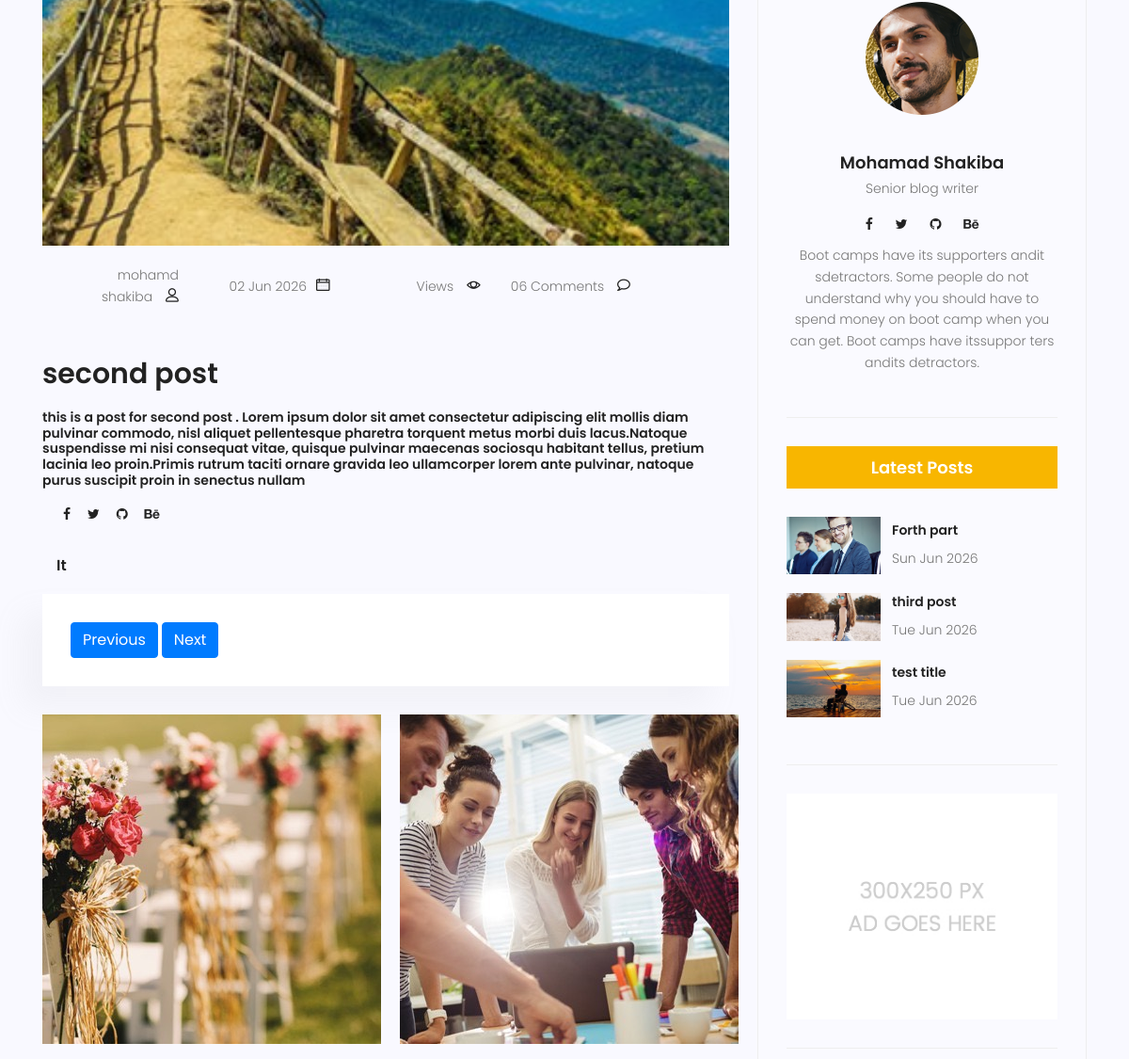
The page /blog/3/ (middle part) on the database as committed earlier.
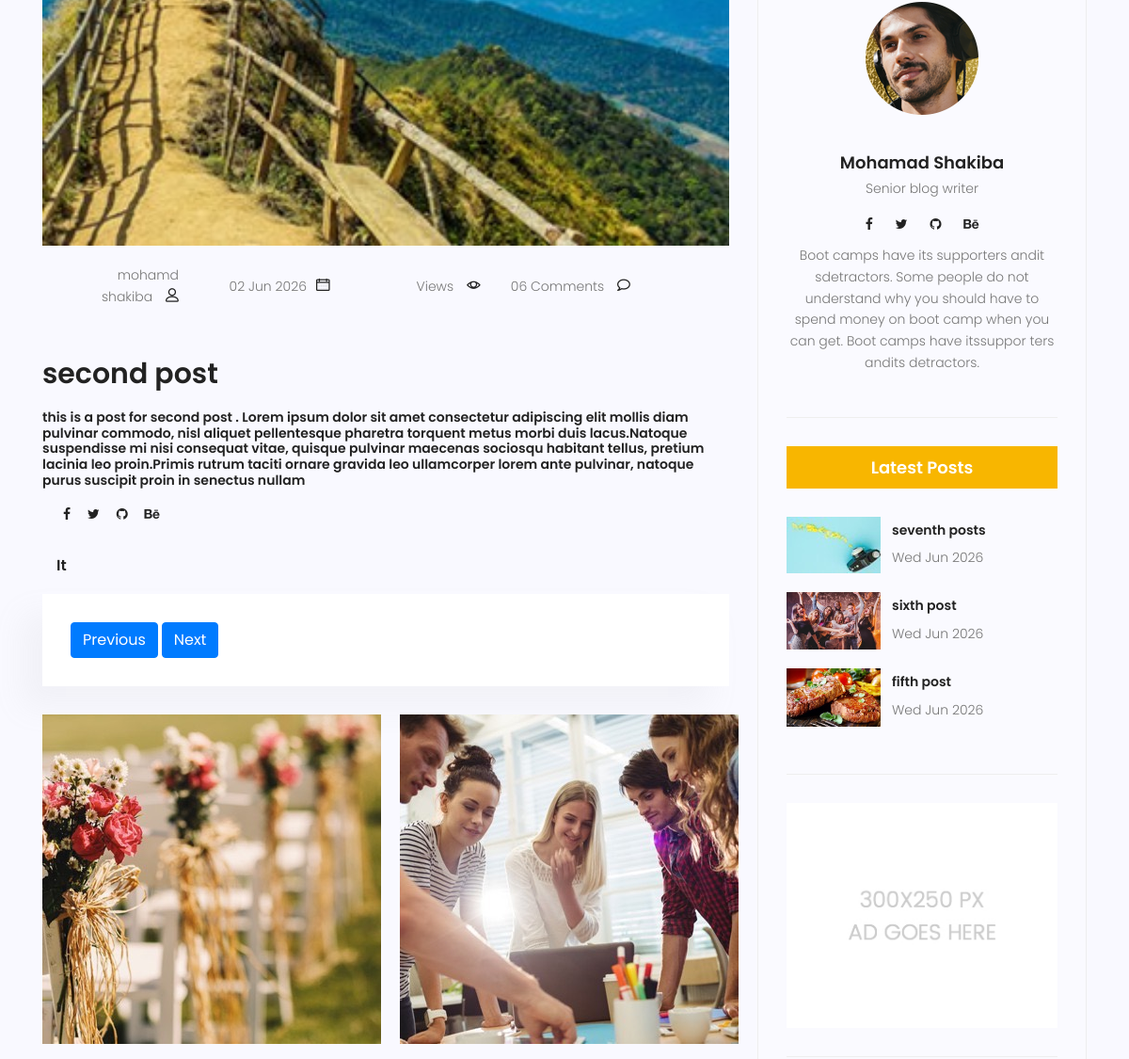
The same page on the database as committed later.
### blog/models.py (models this page shows, shortened)
class Category(models.Model):
    name = models.CharField(max_length=255)

class Post(models.Model):
    image = models.ImageField(upload_to='blog/', default='blog/default.jpg')
    author = models.ForeignKey(User, on_delete=models.SET_NULL, null=True)
    title = models.CharField(max_length=255)
    content = models.TextField()
    category = models.ManyToManyField(Category)
    counted_view = models.IntegerField(default=0)
    status = models.BooleanField(default=False)
    published_date = models.DateTimeField(null=True)
    created_date = models.DateTimeField(auto_now_add=True)
    update_date = models.DateTimeField(auto_now=True)
    class Meta:
        ordering = ['-created_date']

### blog/views.py (the view)
# urls.py: path('<int:pid>/', blog_single, name='single'),
def blog_single(request, pid):
    posts = Post.objects.filter(status = 1)
    post = get_object_or_404(posts, pk=pid)
    next_post = Post.objects.filter(id__gt=post.id).order_by('id').first()
    prev_post = Post.objects.filter(id__lt=post.id).order_by('-id').first()
    context = {
                'post': post,
                'next_post': next_post,
                'prev_post': prev_post,
            }
    return render(request, 'blog/blog-single.html', context)

### blog/templatetags/blog_tags.py (called while the page is built)
@register.inclusion_tag('blog/blog-latestposts.html')
def latestposts(arg=3):
    posts = Post.objects.filter(status=1).order_by('-published_date')[:arg]
    return {'posts':posts}

### templates/blog/blog-single.html (shortened to what this page needs)
{% extends "base.html" %}
{% load static %}
{% load blog_tags %}
{% block content %}
<section class="post-content-area single-post-area">
  <div class="container">
    <div class="row">
      <div class="col-lg-8 posts-list">
        <div class="single-post row">
          <div class="col-lg-12">
            <div class="feature-img">
              <img
                class="img-fluid"
                src="{{post.image.url}}"
                alt=""
              />
            </div>
          </div>
          <div class="col-lg-3 col-md-3 meta-details">
            <div class="d-flex gsp-4 align-items-center mb-3">
              <p class="user-name col-lg-12 col-md-12 col-6"><a href="#">{{post.author.get_full_name}}</a> <span class="lnr lnr-user"></span></p>
              <p class="date col-lg-12 col-md-12 col-6"><a href="#">{{ post.published_date|date:"d M Y"}}</a><span class="lnr lnr-calendar-full"></span></p>
              <p class="view col-lg-12 col-md-12 col-6"><a href="#">{{post.counted_views}} Views</a> <span class="lnr lnr-eye"></span></p>
              <p class="comments col-lg-12 col-md-12 col-6"><a href="#">06 Comments</a> <span class="lnr lnr-bubble"></span></p>
            </div>
          </div>
          <div class="col-lg-12">
            <h2 class="mt-20 mb-20">{{post.title}}</h2>
              <h6>{{post.content}}</h6>
            <ul class="social-links col-lg-12 col-md-12 col-6 ">
                <li>
                  <a href="#"><i class="fa fa-facebook"></i></a>
                </li>
                <li>
                  <a href="#"><i class="fa fa-twitter"></i></a>
                </li>
                <li>
                  <a href="#"><i class="fa fa-github"></i></a>
                </li>
                <li>
                  <a href="#"><i class="fa fa-behance"></i></a>
                </li>
                <ul class="d-flex justify-content-between align-items-center mt-4">
              <h5 class="post-date">
                {% for cat in post.category.all %}
                {{ cat.name }}
                {% endfor %}</h5>
                </ul>
              </ul>
            <div class="tags">
                <div class="quotes">
                    {% if prev_post %}
                    <a class="btn btn-primary" href="{% url 'blog:single' pid=prev_post.id %}">
                      Previous
                    </a>
                    {% endif %}
                    {% if next_post %}
                    <a class="btn btn-primary" href="{% url 'blog:single' pid=next_post.id %}">
                      Next
                    </a>
                    {% endif %}
                </div>
            </div>
            <div class="row mt-30 mb-30">
              <div class="col-6">
                <img
                  class="img-fluid"
                  src="{% static 'css/img/blog/post-img1.jpg' %}"
                  alt=""
                />
              </div>
              <div class="col-6">
                <img
                  class="img-fluid"
                  src="{% static 'css/img/blog/post-img2.jpg' %}"
                  alt=""
                />
              </div>
            </div>
          </div>
        </div>
      </div>
      <div class="col-lg-4 sidebar-widgets">
        <div class="widget-wrap">
          {% include "blog/blog-writer.html" %}
          {% latestposts %}
          {% include "blog/blog-ads.html" %}
        </div>
      </div>
    </div>
  </div>
</section>
{% endblock %}

### templates/blog/blog-latestposts.html
{% load static %}
<div class="single-sidebar-widget popular-post-widget">
  <h4 class="popular-title">Latest Posts</h4>
  <div class="popular-post-list">
    {% for post in posts %}
    <div class="single-post-list d-flex flex-row align-items-center">
      <div class="thumb">
        <img
          class="img-fluid"
          src="{{post.image.url}}"
          alt=""
        />
      </div>
      <div class="details">
        <a href={% url 'blog:single' pid=post.id %}><h6>{{post.title}}</h6></a>
        <p>{{post.published_date|date:"D M Y"}}</p>
      </div>
    </div>
    {% endfor %}
  </div>
</div>

Rows that differ between the two databases and show on the page:
no longer on this page (row edited): Post: image (picture), title "Forth part", published_date "Sun Jun 2026"
no longer on this page (row unchanged): Post: image (placeholder picture), title "third post", published_date "Tue Jun 2026"
no longer on this page (row unchanged): Post: image (picture), title "test title", published_date "Tue Jun 2026"
added Post: image (picture), title "seventh posts", published_date "Wed Jun 2026"
added Post: image (picture), title "sixth post", published_date "Wed Jun 2026"
added Post: image (picture), title "fifth post", published_date "Wed Jun 2026"
